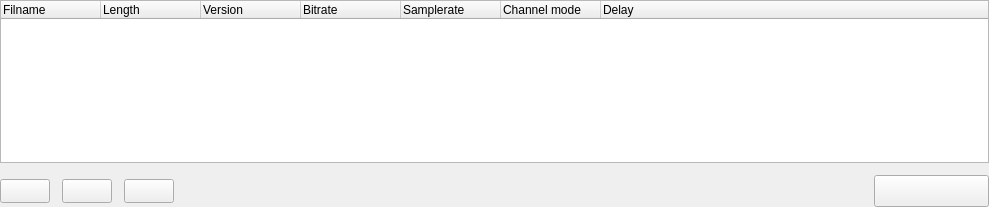
<?xml version="1.0" encoding="UTF-8"?>
<ui version="4.0">
 <class>TTAudioFileListWidget</class>
 <widget class="QWidget" name="TTAudioFileListWidget">
  <property name="geometry">
   <rect>
    <x>0</x>
    <y>0</y>
    <width>989</width>
    <height>207</height>
   </rect>
  </property>
  <property name="sizePolicy">
   <sizepolicy hsizetype="Preferred" vsizetype="Preferred">
    <horstretch>1</horstretch>
    <verstretch>1</verstretch>
   </sizepolicy>
  </property>
  <property name="minimumSize">
   <size>
    <width>620</width>
    <height>100</height>
   </size>
  </property>
  <property name="baseSize">
   <size>
    <width>620</width>
    <height>120</height>
   </size>
  </property>
  <property name="windowTitle">
   <string>Form</string>
  </property>
  <layout class="QGridLayout" name="gridLayout">
   <property name="margin">
    <number>0</number>
   </property>
   <property name="spacing">
    <number>12</number>
   </property>
   <item row="0" column="0" colspan="5">
    <widget class="QTreeWidget" name="audioListView">
     <property name="focusPolicy">
      <enum>Qt::StrongFocus</enum>
     </property>
     <property name="contextMenuPolicy">
      <enum>Qt::CustomContextMenu</enum>
     </property>
     <property name="frameShape">
      <enum>QFrame::StyledPanel</enum>
     </property>
     <property name="frameShadow">
      <enum>QFrame::Plain</enum>
     </property>
     <property name="rootIsDecorated">
      <bool>false</bool>
     </property>
     <property name="itemsExpandable">
      <bool>false</bool>
     </property>
     <property name="sortingEnabled">
      <bool>false</bool>
     </property>
     <property name="columnCount">
      <number>7</number>
     </property>
     <column>
      <property name="text">
       <string>Filname</string>
      </property>
     </column>
     <column>
      <property name="text">
       <string>Length</string>
      </property>
     </column>
     <column>
      <property name="text">
       <string>Version</string>
      </property>
     </column>
     <column>
      <property name="text">
       <string>Bitrate</string>
      </property>
     </column>
     <column>
      <property name="text">
       <string>Samplerate</string>
      </property>
     </column>
     <column>
      <property name="text">
       <string>Channel mode</string>
      </property>
     </column>
     <column>
      <property name="text">
       <string>Delay</string>
      </property>
     </column>
    </widget>
   </item>
   <item row="1" column="0">
    <widget class="QPushButton" name="pbAudioEntryUp">
     <property name="sizePolicy">
      <sizepolicy hsizetype="Preferred" vsizetype="Preferred">
       <horstretch>0</horstretch>
       <verstretch>0</verstretch>
      </sizepolicy>
     </property>
     <property name="minimumSize">
      <size>
       <width>50</width>
       <height>24</height>
      </size>
     </property>
     <property name="maximumSize">
      <size>
       <width>50</width>
       <height>24</height>
      </size>
     </property>
     <property name="sizeIncrement">
      <size>
       <width>1</width>
       <height>1</height>
      </size>
     </property>
     <property name="baseSize">
      <size>
       <width>60</width>
       <height>32</height>
      </size>
     </property>
     <property name="text">
      <string/>
     </property>
     <property name="icon">
      <iconset resource="audiofilelistwidget.qrc">
       <normaloff>:/pixmaps/pixmaps/uparrow_18.xpm</normaloff>:/pixmaps/pixmaps/uparrow_18.xpm</iconset>
     </property>
     <property name="iconSize">
      <size>
       <width>12</width>
       <height>12</height>
      </size>
     </property>
    </widget>
   </item>
   <item row="1" column="1">
    <widget class="QPushButton" name="pbAudioEntryDown">
     <property name="sizePolicy">
      <sizepolicy hsizetype="Preferred" vsizetype="Preferred">
       <horstretch>0</horstretch>
       <verstretch>0</verstretch>
      </sizepolicy>
     </property>
     <property name="minimumSize">
      <size>
       <width>50</width>
       <height>24</height>
      </size>
     </property>
     <property name="maximumSize">
      <size>
       <width>50</width>
       <height>24</height>
      </size>
     </property>
     <property name="sizeIncrement">
      <size>
       <width>1</width>
       <height>1</height>
      </size>
     </property>
     <property name="baseSize">
      <size>
       <width>60</width>
       <height>32</height>
      </size>
     </property>
     <property name="text">
      <string/>
     </property>
     <property name="icon">
      <iconset resource="audiofilelistwidget.qrc">
       <normaloff>:/pixmaps/pixmaps/downarrow_18.xpm</normaloff>:/pixmaps/pixmaps/downarrow_18.xpm</iconset>
     </property>
     <property name="iconSize">
      <size>
       <width>12</width>
       <height>12</height>
      </size>
     </property>
    </widget>
   </item>
   <item row="1" column="2">
    <widget class="QPushButton" name="pbAudioEntryDelete">
     <property name="sizePolicy">
      <sizepolicy hsizetype="Preferred" vsizetype="Preferred">
       <horstretch>0</horstretch>
       <verstretch>0</verstretch>
      </sizepolicy>
     </property>
     <property name="minimumSize">
      <size>
       <width>50</width>
       <height>24</height>
      </size>
     </property>
     <property name="maximumSize">
      <size>
       <width>50</width>
       <height>24</height>
      </size>
     </property>
     <property name="sizeIncrement">
      <size>
       <width>1</width>
       <height>1</height>
      </size>
     </property>
     <property name="baseSize">
      <size>
       <width>60</width>
       <height>32</height>
      </size>
     </property>
     <property name="text">
      <string/>
     </property>
     <property name="icon">
      <iconset resource="audiofilelistwidget.qrc">
       <normaloff>:/pixmaps/pixmaps/cancel_18.xpm</normaloff>:/pixmaps/pixmaps/cancel_18.xpm</iconset>
     </property>
     <property name="iconSize">
      <size>
       <width>12</width>
       <height>12</height>
      </size>
     </property>
    </widget>
   </item>
   <item row="1" column="3">
    <spacer name="horizontalSpacer">
     <property name="orientation">
      <enum>Qt::Horizontal</enum>
     </property>
     <property name="sizeHint" stdset="0">
      <size>
       <width>676</width>
       <height>20</height>
      </size>
     </property>
    </spacer>
   </item>
   <item row="1" column="4">
    <widget class="QPushButton" name="pbAudioFileOpen">
     <property name="sizePolicy">
      <sizepolicy hsizetype="Preferred" vsizetype="Preferred">
       <horstretch>1</horstretch>
       <verstretch>1</verstretch>
      </sizepolicy>
     </property>
     <property name="minimumSize">
      <size>
       <width>80</width>
       <height>32</height>
      </size>
     </property>
     <property name="maximumSize">
      <size>
       <width>120</width>
       <height>32</height>
      </size>
     </property>
     <property name="text">
      <string/>
     </property>
     <property name="icon">
      <iconset resource="audiofilelistwidget.qrc">
       <normaloff>:/pixmaps/pixmaps/fileopen_24.xpm</normaloff>:/pixmaps/pixmaps/fileopen_24.xpm</iconset>
     </property>
     <property name="iconSize">
      <size>
       <width>14</width>
       <height>14</height>
      </size>
     </property>
    </widget>
   </item>
  </layout>
 </widget>
 <resources>
  <include location="audiofilelistwidget.qrc"/>
 </resources>
 <connections/>
</ui>
